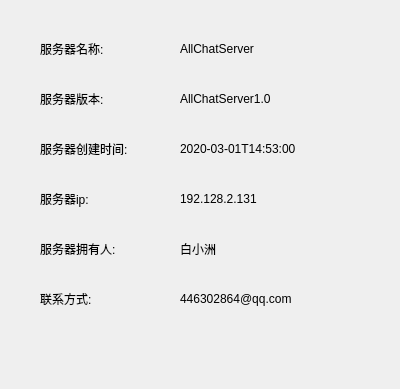
<?xml version="1.0" encoding="UTF-8"?>
<ui version="4.0">
 <class>ServerGenerInfoUI</class>
 <widget class="QWidget" name="ServerGenerInfoUI">
  <property name="geometry">
   <rect>
    <x>0</x>
    <y>0</y>
    <width>400</width>
    <height>389</height>
   </rect>
  </property>
  <property name="windowTitle">
   <string>Form</string>
  </property>
  <widget class="QLabel" name="label">
   <property name="geometry">
    <rect>
     <x>40</x>
     <y>40</y>
     <width>111</width>
     <height>17</height>
    </rect>
   </property>
   <property name="text">
    <string>服务器名称:</string>
   </property>
  </widget>
  <widget class="QLabel" name="label_2">
   <property name="geometry">
    <rect>
     <x>180</x>
     <y>40</y>
     <width>131</width>
     <height>17</height>
    </rect>
   </property>
   <property name="text">
    <string>AllChatServer</string>
   </property>
  </widget>
  <widget class="QLabel" name="label_3">
   <property name="geometry">
    <rect>
     <x>40</x>
     <y>140</y>
     <width>121</width>
     <height>17</height>
    </rect>
   </property>
   <property name="text">
    <string>服务器创建时间:</string>
   </property>
  </widget>
  <widget class="QLabel" name="label_4">
   <property name="geometry">
    <rect>
     <x>180</x>
     <y>140</y>
     <width>191</width>
     <height>17</height>
    </rect>
   </property>
   <property name="text">
    <string>2020-03-01T14:53:00</string>
   </property>
  </widget>
  <widget class="QLabel" name="label_5">
   <property name="geometry">
    <rect>
     <x>40</x>
     <y>190</y>
     <width>67</width>
     <height>17</height>
    </rect>
   </property>
   <property name="text">
    <string>服务器ip:</string>
   </property>
  </widget>
  <widget class="QLabel" name="label_6">
   <property name="geometry">
    <rect>
     <x>180</x>
     <y>190</y>
     <width>191</width>
     <height>17</height>
    </rect>
   </property>
   <property name="text">
    <string>192.128.2.131</string>
   </property>
  </widget>
  <widget class="QLabel" name="label_7">
   <property name="geometry">
    <rect>
     <x>40</x>
     <y>90</y>
     <width>101</width>
     <height>17</height>
    </rect>
   </property>
   <property name="text">
    <string>服务器版本:</string>
   </property>
  </widget>
  <widget class="QLabel" name="label_8">
   <property name="geometry">
    <rect>
     <x>180</x>
     <y>90</y>
     <width>151</width>
     <height>17</height>
    </rect>
   </property>
   <property name="text">
    <string>AllChatServer1.0</string>
   </property>
  </widget>
  <widget class="QLabel" name="label_9">
   <property name="geometry">
    <rect>
     <x>40</x>
     <y>240</y>
     <width>111</width>
     <height>17</height>
    </rect>
   </property>
   <property name="text">
    <string>服务器拥有人:</string>
   </property>
  </widget>
  <widget class="QLabel" name="label_10">
   <property name="geometry">
    <rect>
     <x>180</x>
     <y>240</y>
     <width>67</width>
     <height>17</height>
    </rect>
   </property>
   <property name="text">
    <string>白小洲</string>
   </property>
  </widget>
  <widget class="QLabel" name="label_11">
   <property name="geometry">
    <rect>
     <x>40</x>
     <y>290</y>
     <width>67</width>
     <height>17</height>
    </rect>
   </property>
   <property name="text">
    <string>联系方式:</string>
   </property>
  </widget>
  <widget class="QLabel" name="label_12">
   <property name="geometry">
    <rect>
     <x>180</x>
     <y>290</y>
     <width>171</width>
     <height>17</height>
    </rect>
   </property>
   <property name="text">
    <string>446302864@qq.com</string>
   </property>
  </widget>
 </widget>
 <resources/>
 <connections/>
</ui>
